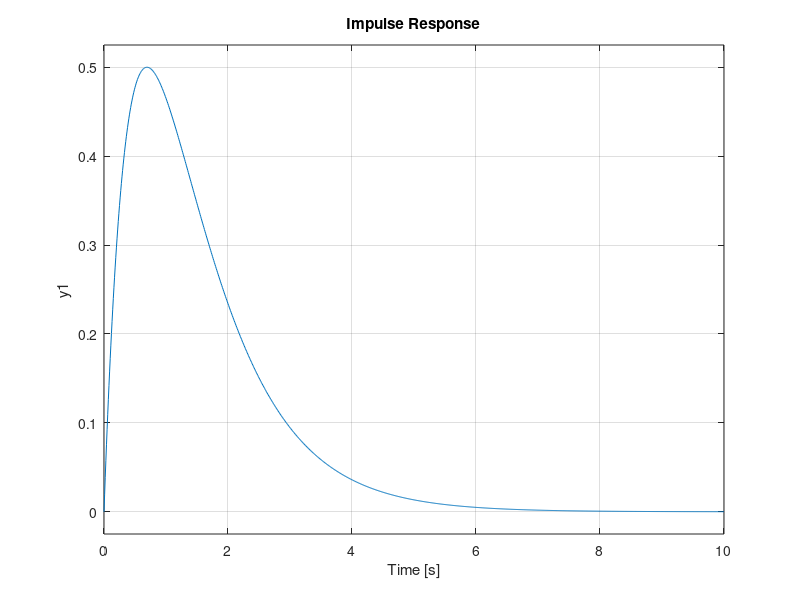

This figure's MATLAB source:
clc; close all;
num = 2;
den = [1 3 2];
sys = tf(num, den);
[z, p, k] = tf2zp(num, den);
t = 0:0.01:10;
impulse(sys, t);